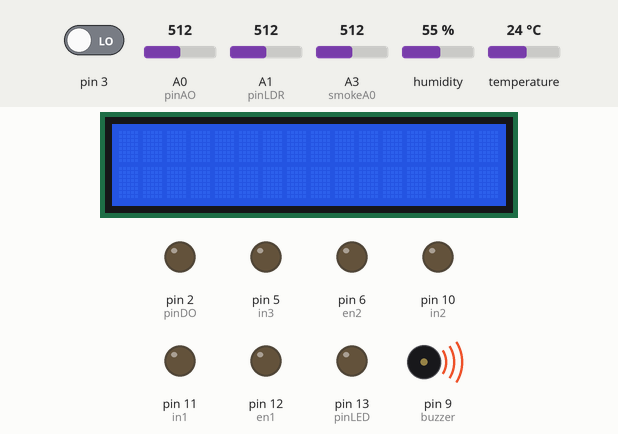
The sketch below on a simulated Arduino Uno, built with avr-gcc and run on an emulated ATmega328P. On the bench: 16×2 character LCD, output pins drawn as LEDs (lit = HIGH), buzzer (waves = sounding, pin HIGH). The test bench sets the inputs (shaded band); at power-on: A1 (pinLDR) = 512, A3 (smokeA0) = 512, A0 (pinAO) = 512, pin 3 LOW, humidity 55 %, temperature 24 °C. What the sketch prints to the serial monitor is not drawn.

Above: at 1.2 s.
1.3 s: A1 (pinLDR) set to 491
At 3.2 s:
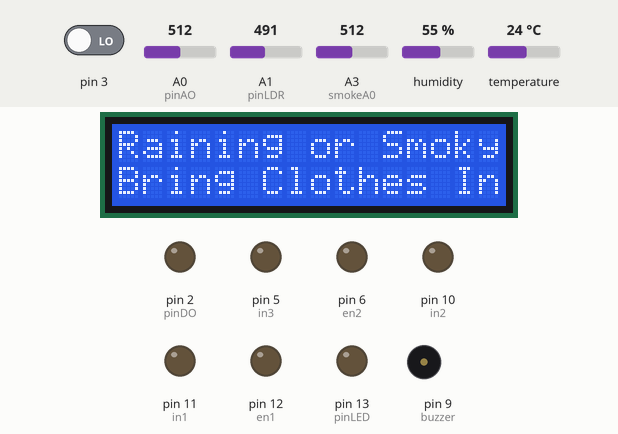
10.3 s: A3 (smokeA0) set to 610
At 12.6 s:
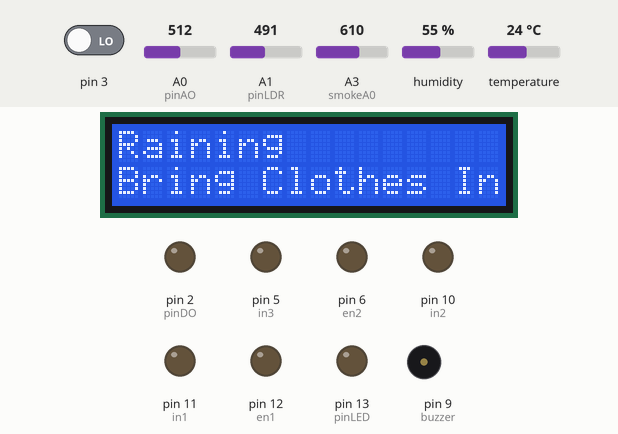
21.0 s: A0 (pinAO) set to 592
26.4 s: A0 (pinAO) set to 611
At 29.8 s:
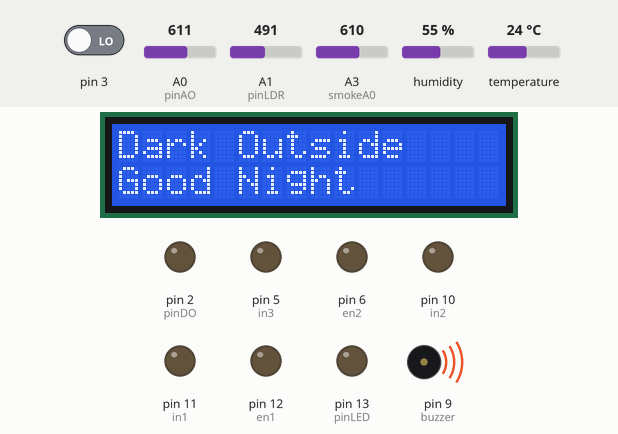
36.0 s: A1 (pinLDR) set to 510
At 37.8 s:
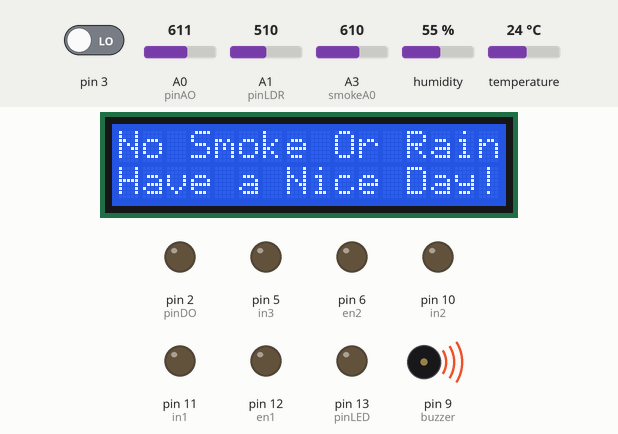
46.7 s: A3 (smokeA0) set to 591
At 50.3 s:
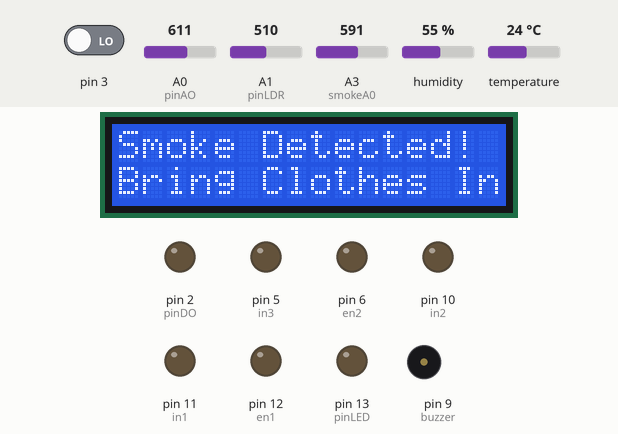
Timing chart, 0 to 57.7 s (numbered marks = the images above; inputs shaded):
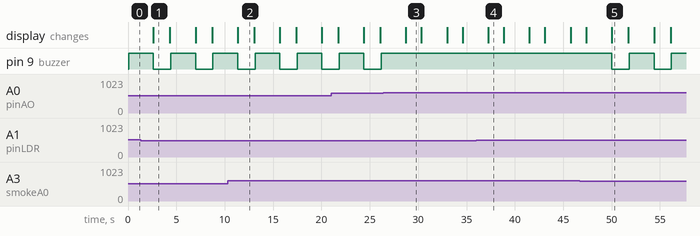

Measured:
- the behaviour switches between 501 and 500 on A1 (pinLDR) (found by bisection; images 0 and 1)
- the behaviour switches between 599 and 600 on A0 (pinAO) (found by bisection; images 2 and 3)
- the behaviour switches between 600 and 599 on A3 (smokeA0) (found by bisection; images 4 and 5)
- after the input at 1.3 s, the display: changes after 1.3 s (image 1)
- after the input at 10.3 s, the display: changes after 1.0 s (image 2)
- after the input at 26.4 s, pin 9 (buzzer): stops changing and stays HIGH; the display: changes after 2.3 s (image 3)
- after the input at 36.0 s, the display: changes after 1.3 s (image 4)
- after the input at 46.7 s, pin 9 (buzzer): alternates HIGH for 2.6 s and LOW for 1.8 s, starting after 3.3 s; the display: first differs from a run without the input after 3.3 s (image 5)

The sketch:

clothesline.ino
```cpp
#include <dht.h>
#define dht_apin A2
#include <Wire.h>
#include <LiquidCrystal_I2C.h>
LiquidCrystal_I2C lcd(0x3F,16,2);
dht DHT;
int buzzer = 9;
const int pinLED = 13;
const int pinLDR = A1;
const int pinDO = 2;
const int pinAO = A0;
int val_analog;
int val_digital;
int state = 0; // 0 is out 1 is in
int en1 = 12;
int in1 = 11;
int in2 = 10;
int en2 = 6;
int in3 = 5;
int in4 = 2;
int smokeA0 = A3;
//int smokeD0 = D3;
int sensorThres = 600;
int ldrThres = 500;
void setup() {
pinMode(smokeA0, INPUT);
//pinMode(smokeD0, OUTPUT);
lcd.begin();
lcd.backlight();
Serial.begin(9600);
pinMode(3, INPUT);
pinMode(pinLED, OUTPUT);
pinMode(pinLDR, INPUT);
pinMode(pinDO, INPUT);
pinMode(pinAO, INPUT);
pinMode(en1, OUTPUT);
pinMode(en2, OUTPUT);
pinMode(in1, OUTPUT);
pinMode(in2, OUTPUT);
pinMode(in3, OUTPUT);
pinMode(in4, OUTPUT);
pinMode(buzzer, OUTPUT);
digitalWrite(in1, LOW);
digitalWrite(in2, LOW);
digitalWrite(in3, LOW);
digitalWrite(in4, LOW);
Serial.println("DHT11 Humidity & temperature Sensor");
}

void inside() {
digitalWrite (pinLED, HIGH);
analogWrite(en1,125);
digitalWrite(in1,LOW);
digitalWrite(in2,HIGH);
analogWrite(en2,125);
digitalWrite(in3,LOW);
digitalWrite(in4,HIGH);

Serial.println("go in");
}

void outside() {
digitalWrite (pinLED, LOW);
analogWrite(en1,125);
digitalWrite(in1,HIGH);
digitalWrite(in2,LOW);
analogWrite(en2,125);
digitalWrite(in3,HIGH);
digitalWrite(in4,LOW);

Serial.println("go out");
}

void off() {
analogWrite(en1,0);
digitalWrite(in1,LOW);
digitalWrite(in2,LOW);
analogWrite(en2,0);
digitalWrite(in3,LOW);
digitalWrite(in4,LOW);
Serial.println("off");
delay(1000);
}

void loop() {
//noTone(buzzer);
digitalWrite(buzzer , HIGH);
DHT.read11(dht_apin);
Serial.print("Current humidity = ");
Serial.print(DHT.humidity);
Serial.print("%  ");
Serial.print("temperature = ");
Serial.print(DHT.temperature);
Serial.println("C  ");
delay(2000);
int analogSensor = analogRead(smokeA0);
Serial.print("Pin A3: ");
Serial.println(analogSensor);
int ldrStatus = analogRead(pinLDR);
Serial.print("ldr : ");
Serial.println(ldrStatus);
val_digital=digitalRead(pinDO);
val_analog=analogRead(pinAO);
Serial.println(val_analog);
delay(500);
/*if (ldrStatus <200){
  inside(); delayMicroseconds(1);
  lcd.setCursor(0,1);
  lcd.print("Clothes Going In");
  off(); delay(500);
  lcd.clear();
}*/
if (digitalRead(3) == HIGH)
{
//inside(); delayMicroseconds(1);
lcd.setCursor(0,0);
lcd.print(DHT.humidity);
lcd.setCursor(0,1);
lcd.print(DHT.temperature);
digitalWrite(buzzer , HIGH);
//state = 1;
off(); delay(500);
lcd.clear();
}
else if (val_analog < 600 && ldrStatus > ldrThres) {                         //Could Rain
lcd.setCursor(0,0);
lcd.print("Water Detected");
lcd.setCursor(0,1);
lcd.print("Check the Clothes!");
//tone(buzzer, 100, 100);
digitalWrite(buzzer , LOW);
delay(100);
//noTone(buzzer);
delay(100);
//state = 1;
off(); delay(500);
lcd.clear();
}
else if (ldrStatus > ldrThres && analogSensor > sensorThres) {                   //No Rain and No Smoke
//if (digitalRead(pinLED)==HIGH) {
//if (val_digital == HIGH) {
//outside(); delay(50);
lcd.setCursor(0,0);
lcd.print("No Smoke Or Rain");
lcd.setCursor(0,1);
lcd.print("Have a Nice Day!");
//noTone(buzzer);
digitalWrite(buzzer , HIGH);
delay(100);
//state = 0;
off(); delay(500);
lcd.clear();
}
//}
//}
else if (ldrStatus <=ldrThres && val_analog < 600 && analogSensor > sensorThres) {               //Raining and no smoke
//inside(); delayMicroseconds(1);
lcd.setCursor(0,0);
lcd.print("Raining");
lcd.setCursor(0,1);
lcd.print("Bring Clothes In!");
//tone(buzzer, 100, 100); // Send 1KHz sound signal...
digitalWrite(buzzer , LOW);
delay(100);        // ...for 1 sec
//noTone(buzzer);     // Stop sound...
delay(100);
//state = 1;
off(); delay(500);
lcd.clear();
}
else if (ldrStatus <=ldrThres && val_analog > 600 && analogSensor > sensorThres) {               //Night time
lcd.setCursor(0,0);
lcd.print("Dark Outside");
lcd.setCursor(0,1);
lcd.print("Good Night");
//state = 1;
//noTone(buzzer);
digitalWrite(buzzer , HIGH);
delay(100);
off(); delay(500);
lcd.clear();
}
else if (ldrStatus <=ldrThres && analogSensor < sensorThres) {               //Raining and Smoky
//if (val_digital == LOW) {
//inside(); delayMicroseconds(1);
lcd.setCursor(0,0);
lcd.print("Raining or Smoky");
lcd.setCursor(0,1);
lcd.print("Bring Clothes In!");
digitalWrite(buzzer , LOW);
//tone(buzzer, 100, 100); // Send 1KHz sound signal...
delay(100);        // ...for 1 sec
//noTone(buzzer);     // Stop sound...
delay(100);
//state = 1;
off(); delay(500);
lcd.clear();
//}
}
else if (ldrStatus >ldrThres && val_analog > 600 && analogSensor < sensorThres ) {             //No Rain and Smoky
//inside(); delayMicroseconds(1);
lcd.setCursor(0,0);
lcd.print("Smoke Detected!");
lcd.setCursor(0,1);
lcd.print("Bring Clothes In!");
digitalWrite(buzzer , LOW);
//tone(buzzer, 100, 100); // Send 1KHz sound signal...
delay(100);        // ...for 1 sec
//noTone(buzzer);     // Stop sound...
delay(100);
//state = 1;
off(); delay(500);
lcd.clear();
}
delay(100);

}
```
